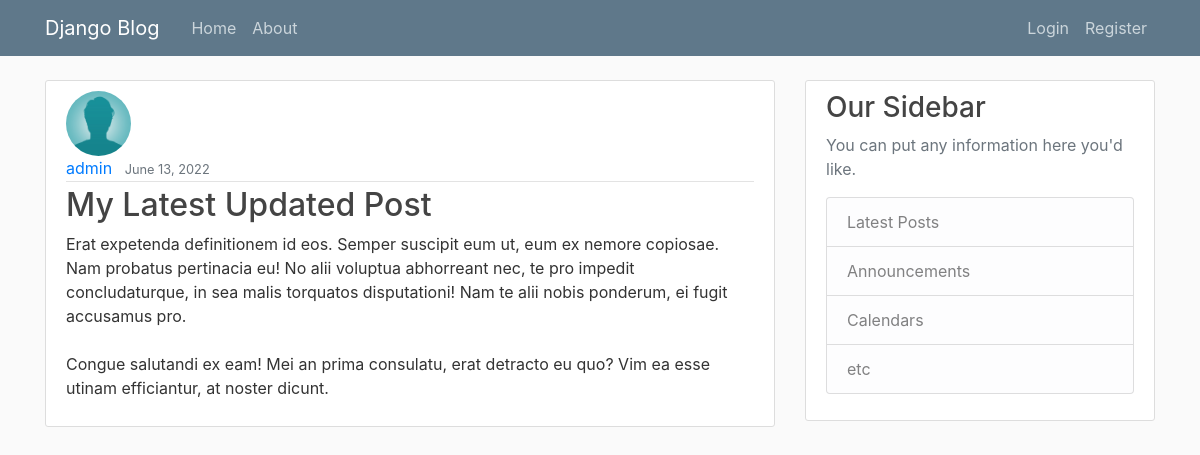
The page /post/34/ on the database its author committed.
### blog/models.py (models this page shows, shortened)
class Post(models.Model):
    title = models.CharField(max_length=100)
    content = models.TextField()
    data_posted = models.DateTimeField(default=timezone.now)
    author_id = models.ForeignKey(User, on_delete=models.CASCADE)
    class Meta:
        ordering = ['-data_posted']

### users/models.py (models this page shows, shortened)
class Profile(models.Model):
    user = models.OneToOneField(User, on_delete=models.CASCADE)
    image = models.ImageField(default='default.jpg', upload_to='profile_pics')

### blog/views.py (the view)
# urls.py: path('post/<int:pk>/', PostDetailView.as_view(), name='post-detail'),
class PostDetailView(DetailView):
    model = Post

### blog/templates/blog/post_detail.html (shortened to what this page needs)
{% extends "blog/base.html" %}
{% block content %}
    <article class="media content-section">
        <div class="media-body">
            <img class="rounded-circle article-img" src="{{ object.author_id.profile.image.url }}">
            <div class="article-metadata">
                <a class="mr-2" href="{% url "user-post" object.author_id.username %}">{{ object.author_id }}</a>
                <small class="text-muted">{{ object.data_posted|date:"F d, Y" }}</small>
            </div>
            <h2 class="article-title"> {{ post.title }}</h2>
            <p class="article-content">{{ object.content }}</p>
        </div>
    </article>
{% endblock content %}

### blog/static/blog/main.css (style rules this page uses)
body { background: #fafafa; color: #333333; margin-top: 5rem; }
h1, h2, h3, h4, h5, h6 { color: #444444; }
.content-section { background: #ffffff; padding: 10px 20px; border: 1px solid #dddddd; border-radius: 3px; margin-bottom: 20px; }
.article-title { color: #444444; }
.article-content { white-space: pre-line; }
.article-img { height: 65px; width: 65px; margin-right: 16px; }
.article-metadata { padding-bottom: 1px; margin-bottom: 4px; border-bottom: 1px solid #e3e3e3 }

### rows shown on the page
Post: author_id.profile.image (placeholder picture), author_id "admin", data_posted "June 13, 2022", title "My Latest Updated Post", content "Erat expetenda definitionem id eos. Semper suscipit eum ut, eum ex nemore copiosae. Nam probatus pertinacia eu! No alii voluptua abhorreant nec, te pro impedit concludaturque, in sea malis torquatos disputationi! Nam te alii nobis ponderum, ei fugit accusamus pro. Congue salutandi ex eam! Mei an prima consulatu, erat detracto eu quo? Vim ea esse utinam efficiantur, at noster dicunt."
